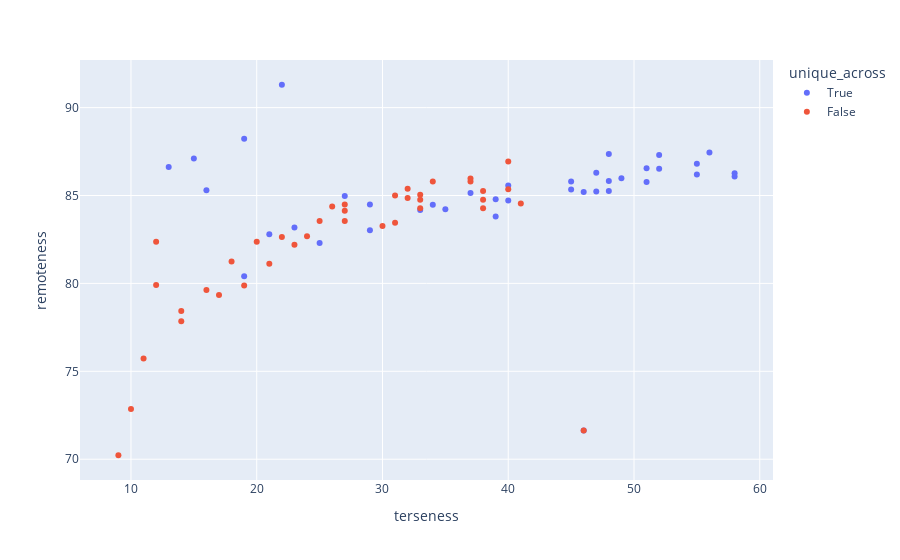

The notebook cell this image was saved under:
### Code cell
px.scatter(df, x="terseness", y="remoteness", hover_name="dialect", color="unique_across")

### Figure 1 — Plotly figure (JSON) as saved in the notebook; plotly's stock layout.template omitted (floating-point values rounded to 4 significant figures)
{"data": [{"hovertemplate": "<b>%{hovertext}</b><br><br>unique_across=True<br>terseness=%{x}<br>remoteness=%{y}<extra></extra>", "hovertext": ["synth2-True", "synth3-True", "synth4-True", "synth5-True", "synth6-True", "synth7-True", "synth8-True", "synth9-True", "synth10-True", "synth11-True", "synth12-True", "synth13-True", "synth14-True", "synth15-True", "synth16-True", "synth17-True", "synth18-True", "synth19-True", "synth20-True", "synth21-True", "synth22-True", "synth23-True", "synth24-True", "synth25-True", "synth26-True", "synth27-True", "synth28-True", "synth29-True", "synth30-True", "synth31-True", "synth32-True", "synth33-True", "synth34-True", "synth35-True", "synth36-True", "synth37-True", "synth38-True", "synth39-True", "synth40-True"], "legendgroup": "True", "marker": {"color": "#636efa", "symbol": "circle"}, "mode": "markers", "name": "True", "orientation": "v", "showlegend": true, "type": "scatter", "x": [13, 15, 16, 19, 22, 19, 21, 23, 25, 27, 29, 29, 33, 34, 35, 37, 39, 40, 39, 40, 45, 45, 46, 48, 49, 48, 47, 48, 55, 52, 47, 51, 56, 52, 55, 51, 58, 58, 46], "xaxis": "x", "y": [86.62, 87.1, 85.3, 88.22, 91.3, 80.4, 82.8, 83.17, 82.3, 84.97, 83.03, 84.49, 84.17, 84.47, 84.22, 85.14, 83.8, 85.58, 84.79, 84.71, 85.8, 85.34, 85.2, 85.83, 85.97, 85.25, 86.29, 87.36, 86.8, 86.53, 85.22, 86.55, 87.45, 87.3, 86.2, 85.76, 86.26, 86.08, 71.64], "yaxis": "y"}, {"hovertemplate": "<b>%{hovertext}</b><br><br>unique_across=False<br>terseness=%{x}<br>remoteness=%{y}<extra></extra>", "hovertext": ["synth2-False", "synth3-False", "synth4-False", "synth5-False", "synth6-False", "synth7-False", "synth8-False", "synth9-False", "synth10-False", "synth11-False", "synth12-False", "synth13-False", "synth14-False", "synth15-False", "synth16-False", "synth17-False", "synth18-False", "synth19-False", "synth20-False", "synth21-False", "synth22-False", "synth23-False", "synth24-False", "synth25-False", "synth26-False", "synth27-False", "synth28-False", "synth29-False", "synth30-False", "synth31-False", "synth32-False", "synth33-False", "synth34-False", "synth35-False", "synth36-False", "synth37-False", "synth38-False", "synth39-False", "synth40-False"], "legendgroup": "False", "marker": {"color": "#EF553B", "symbol": "circle"}, "mode": "markers", "name": "False", "orientation": "v", "showlegend": true, "type": "scatter", "x": [9, 10, 11, 12, 12, 14, 14, 16, 17, 18, 19, 20, 21, 22, 23, 24, 25, 26, 27, 27, 27, 30, 31, 31, 32, 33, 33, 32, 37, 37, 33, 34, 40, 38, 38, 38, 41, 40, 46], "xaxis": "x", "y": [70.22, 72.85, 75.72, 79.91, 82.36, 77.85, 78.42, 79.62, 79.34, 81.25, 79.89, 82.36, 81.11, 82.64, 82.2, 82.69, 83.55, 84.38, 84.14, 84.49, 83.55, 83.26, 83.45, 85, 85.39, 84.28, 84.76, 84.86, 85.8, 85.96, 85.05, 85.8, 86.94, 84.76, 85.25, 84.28, 84.55, 85.35, 71.64], "yaxis": "y"}], "layout": {"legend": {"title": {"text": "unique_across"}, "tracegroupgap": 0}, "margin": {"t": 60}, "xaxis": {"anchor": "y", "domain": [0, 1], "title": {"text": "terseness"}}, "yaxis": {"anchor": "x", "domain": [0, 1], "title": {"text": "remoteness"}}}}
